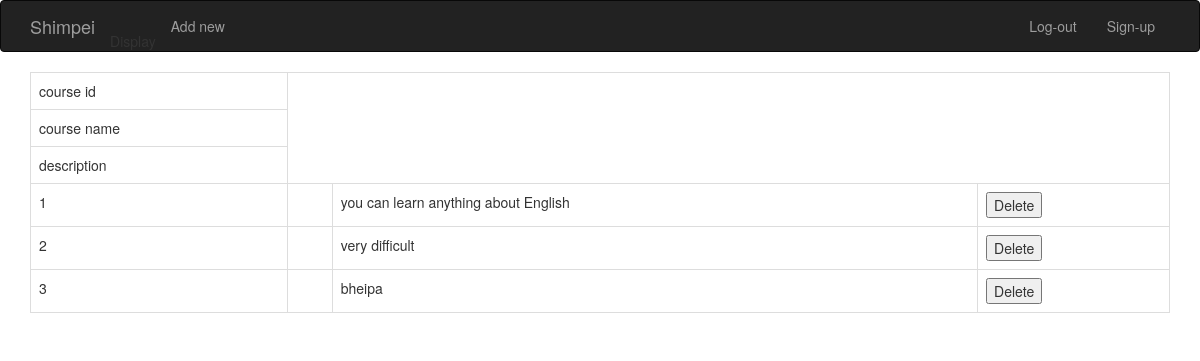
/display_course.php, run on the app's committed database.
### tables this page shows
CREATE TABLE `coursestbl` (
  `courseid` int(20) NOT NULL,
  `coursename` varchar(30) NOT NULL,
  `description` varchar(50) NOT NULL
);

### display_course.php (the view, shortened to what this page needs)
<?php
require_once 'connect.php';
require_once 'header.php';
?>
<div class="container">
    <div class="table-responsive">
      <table class="table table-bordered">
            <tr><td>course id</td></tr><tr><td>course name</td></tr><tr><td>description</td></tr>
 <?php
 		$sql= "SELECT * FROM coursestbl";
 		$result=$con->query($sql);
 		if($result->num_rows > 0){
 			while($row = $result->fetch_assoc()){
 				echo "<tr>";
 				echo "<td>".$row['courseid']."</td>";
 				echo "<td>".$row['coursenaem']."</td>";
 				echo "<td>".$row['description']."</td>";
 				echo "<td><input type='submit' value='Delete' name='delete'</td>";
 				echo "</tr>";
 			}
 		}
 ?>
      </table>
    </div>
</div>
<?php
require_once 'footer.php';
?>

### data on the page
coursestbl: courseid "1", description "you can learn anything about English"
coursestbl: courseid "2", description "very difficult"
coursestbl: courseid "3", description "bheipa"
